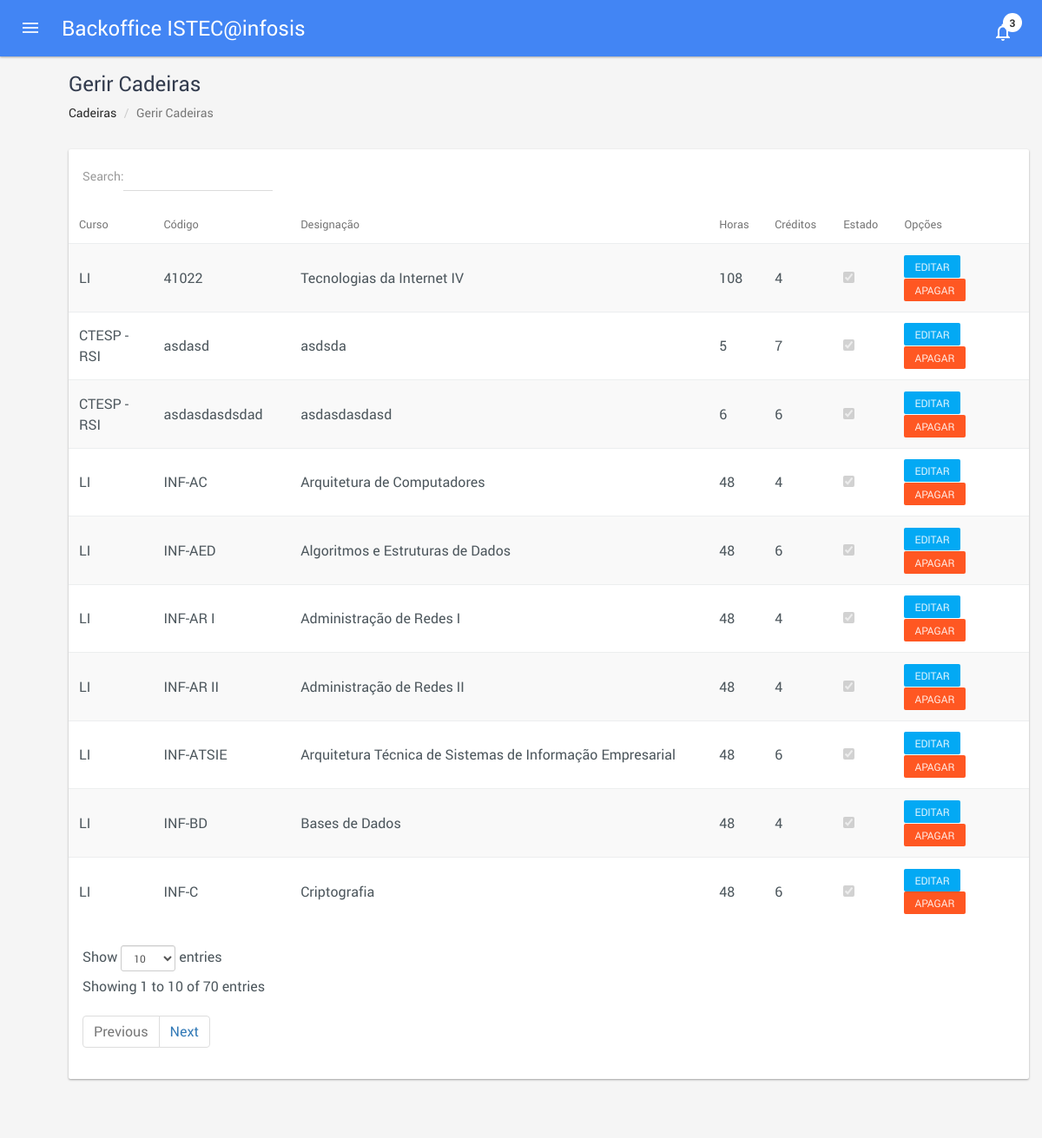
/class_manage.php (signed in), run on the app's committed database.
### tables this page shows
CREATE TABLE IF NOT EXISTS `tClasses` (
  `id_class` int(11) NOT NULL,
  `id_degree` int(11) NOT NULL,
  `semester` int(11) NOT NULL,
  `code` varchar(16) NOT NULL,
  `fullName` varchar(140) NOT NULL,
  `credits` int(11) NOT NULL,
  `hours` int(11) NOT NULL,
  `aulas` int(11) NOT NULL,
  `active` tinyint(1) NOT NULL DEFAULT '1'
);

CREATE TABLE IF NOT EXISTS `tDegrees` (
  `id_degree` int(11) NOT NULL COMMENT 'id do curso',
  `code` varchar(12) NOT NULL COMMENT 'código do curso',
  `fullName` varchar(140) NOT NULL COMMENT 'designação completa do curso',
  `id_degree_level` int(11) NOT NULL
);

### classes/classs.class.php (called while the page is built, shortened)
<?php
class classs {
  public function classes($id_degree_level = -1, $id_degree = -1) {
    try {
      $db = new database();
      $con = $db->getCon();
      $sql = '
        SELECT tClasses.id_class,
          tDegrees.code as dcode,
          tClasses.code,
          tClasses.fullName,
          tClasses.credits,
          tClasses.hours,
          tClasses.active
        FROM tClasses, tDegrees
        WHERE tDegrees.id_degree = tClasses.id_degree
          AND (tClasses.id_degree = :id OR :id = -1)
          AND (tDegrees.id_degree_level = :idl OR :idl = -1)
        ORDER BY tClasses.id_degree, tClasses.fullName';
      $data = $con->prepare($sql);
      $data->bindvalue(':id', $id_degree);
      $data->bindvalue(':idl', $id_degree_level);
      $data->execute();
      $classes = $data->fetchAll();
      return $classes;
    }
    catch (PDOException $e) {
      echo("Erro de ligação:" . $e);
      exit();
      return false;
    }
  }
}
?>

### class_manage.php (the view, shortened to what this page needs)
<?php
  require_once 'classes/classs.class.php';
  $c = new classs();
?>
<!DOCTYPE html>
<html lang="pt-pt">
  <head>
  </head>
  <body>
    <div id="content" class="pmd-content inner-page">
      <div class="container-fluid full-width-container">
        <h1 class="section-title" id="services">
          <span>Gerir Cadeiras</span>
        </h1>
        <ol class="breadcrumb text-left">
          <li><a href="index.html">Cadeiras</a></li>
          <li class="active">Gerir Cadeiras</li>
        </ol>
        <section class="row component-section">
          <div class="col-sm-12">
            <div class="component-box">
              <div  class="pmd-card pmd-z-depth pmd-card-custom-view">
                <div class="table-responsive">
                  <table id="table-class" class="table pmd-table table-hover table-striped display responsive nowrap" cellspacing="0" width="100%">
                    <thead>
                      <tr>
                        <th>Curso</th>
                        <th>Código</th>
                        <th>Designação</th>
                        <th>Horas</th>
                        <th>Créditos</th>
                        <th>Estado</th>
                        <th>Opções</th>
                      </tr>
                    </thead>
                    <tbody class="classes">
                      <?php
                        $classes = $c->classes();
                        foreach($classes as $class) {
                      ?>
                      <tr>
                        <td><?= $class['dcode'] ?></td>
                        <td><?= $class['code'] ?></td>
                        <td><?= $class['fullName'] ?></td>
                        <td><?= $class['hours'] ?></td>
                        <td><?= $class['credits'] ?></td>
                        <td><input type="checkbox" id="active" name="active" <?= ($class['active']) ? 'checked="true"' : '' ?> disabled="true"></td>
                        <td>
                          <a href="class_edit.php?id=<?= $class['id_class'] ?>"><button type="button" class="btn btn-sm btn-info">Editar</button></a>
                          <button data-destination="class_delete.php?id=<?= $class['id_class'] ?>" type="button" class="btn btn-sm btn-danger sweet-delete">Apagar</button>
                        </td>
                      </tr>
                      <?php } ?>
                    </tbody>
                  </table>
                </div>
              </div>
            </div>
          </div>
        </section>
      </div>
    </div>
  </body>
</html>

### data on the page
tclasses: id_degree.code "CTESP - RSI", code "asdasdasdsdad", fullName "asdasdasdasd", hours "6", credits "6", active "☑"
tclasses: id_degree.code "CTESP - RSI", code "asdasd", fullName "asdsda", hours "5", credits "7", active "☑"
tclasses: id_degree.code "LI", code "INF-AR I", fullName "Administração de Redes I", hours "48", credits "4", active "☑"
tclasses: id_degree.code "LI", code "INF-AR II", fullName "Administração de Redes II", hours "48", credits "4", active "☑"
tclasses: id_degree.code "LI", code "INF-AED", fullName "Algoritmos e Estruturas de Dados", hours "48", credits "6", active "☑"
tclasses: id_degree.code "LI", code "INF-AC", fullName "Arquitetura de Computadores", hours "48", credits "4", active "☑"
tclasses: id_degree.code "LI", code "INF-ATSIE", fullName "Arquitetura Técnica de Sistemas de Informação Empresarial", hours "48", credits "6", active "☑"
tclasses: id_degree.code "LI", code "INF-BD", fullName "Bases de Dados", hours "48", credits "4", active "☑"
tclasses: id_degree.code "LI", code "INF-C", fullName "Criptografia", hours "48", credits "6", active "☑"
tclasses: id_degree.code "LI", code "41022", fullName "Tecnologias da Internet IV", hours "108", credits "4", active "☑"

### other printed values
$GLOBALS['appname'] "ISTEC@infosis"
